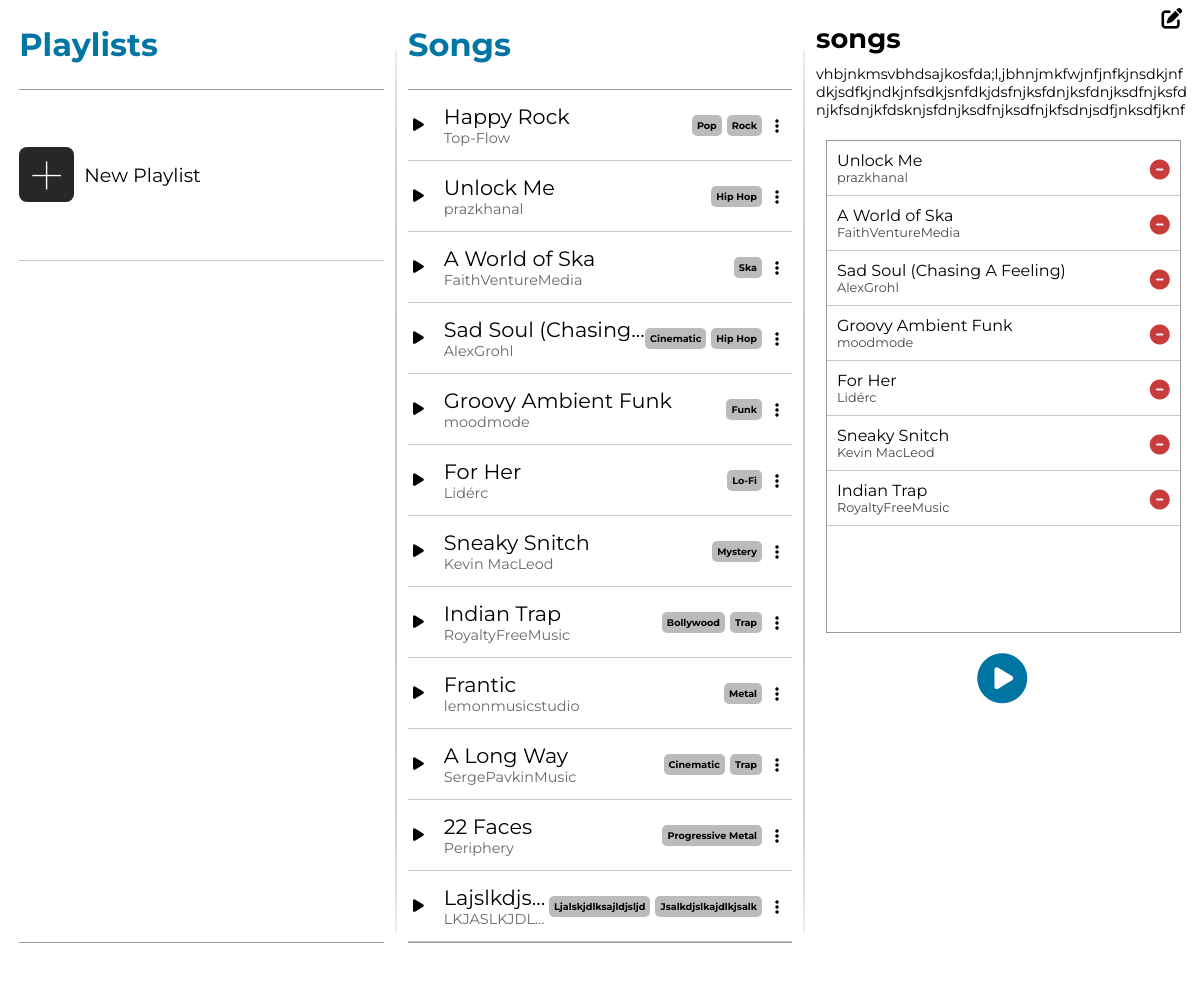
The page /iframetest/5/ on the database its author committed.
### app/models.py (models this page shows, shortened)
class Song(models.Model):
    title = models.CharField(max_length=35)
    song_file = models.FileField(upload_to='')
    artist = models.ManyToManyField(Artist) # type: ignore
    genre = models.ManyToManyField(Genre) # type: ignore

class Artist(models.Model):
    name = models.CharField(max_length=30)
    def __str__(self):
        return self.name

class Genre(models.Model):
    name = models.CharField(max_length=20)

class Playlist(models.Model):
    name = models.CharField(max_length=30)
    songs = models.ManyToManyField(Song) # type: ignore
    description = models.CharField(max_length=150, null=True, blank=True)
    created_by = models.ForeignKey(User, on_delete=models.CASCADE)

### app/views.py (the view, shortened to what this page needs)
# urls.py: path('iframetest/<str:playlistID>/', home_frame, name='ift'),
def home_frame(req: HttpRequest, playlistID:str) -> HttpResponse:
    songs = Song.objects.all()
    songForm = AddSongForm()
    playlistForm = None
    playlists = None
    if req.user.is_authenticated:
        playlistForm = NewPlaylistForm()
        playlists = req.user.playlist_set.all() # type: ignore
    try:
        playlistInfo = Playlist.objects.get(pk=playlistID)
    except:
        playlistInfo = None
    context = {'songs': songs, 'playlistForm': playlistForm, 'songForm': songForm, 'playlists': playlists, 'playlistInfo': playlistInfo} # type: ignore
    return render(req, 'add-playlist.html', context) # type: ignore

### app/templates/add-playlist.html (shortened to what this page needs)
{% extends "homepageiframe.html" %}

### app/templates/homepageiframe.html (shortened to what this page needs)
{% load static %}
<!DOCTYPE html>
<html lang="en">
    <head>
        <link rel="stylesheet" href="{% static "styles.css" %}">
    </head>
    <body>
        <div id='user-interface-wrapper'>
            <div class="ui-container">
                <div id="playlistOverallContainer">
                    <div id="playlistcontainerHeader">
                        <h1>Playlists</h1>
                    </div>
                    <div id='playlists-container'>
                        <div id='gridifier'>
                            <div class='playlist-wrapper'>
                                <div id="new-playlist" class='playlist-button'>
                                    <div class='playlist-icon-wrapper'>
                                        <div id='new-playlist-icon'>+</div>
                                    </div>
                                    <div class='playlist-text-wrapper'>
                                        <p class='playlist-text'>New Playlist</p>
                                    </div>
                                </div>
                            </div>
                            <button id="playlistBtn"></button>
                        </div>
                    </div>
                    <div id='playlistcontFooter'>
                    </div>
                </div>
                <div class='br'></div>
                <div class='songsOverallContainer' style="{% if playlistInfo %}width: 32%{% else %}width: 64%; margin-right: 2.5%{% endif %}">
                    <div id='songsContainerHeader'>
                        <h1>Songs</h1>
                    </div>
                    <div id='songs-container'>
                        {% for song in songs %}
                        <div class="song-wrapper">
                            <div class='songMetaBtn'>
                                <i class="songPlayBtn fa-solid fa-play"><song class="{% for artist in song.artist.all %}{{artist}}{% endfor %}" title={{song.song_file.url}} style='display: none'>{{song.title}}</song></i>
                                <div class='songTitleArtist'>
                                    <div class='songObject songTitle' title={{song.song_file.url}}>{{song.title}}</div>
                                    <div class='songArtist'>{% for artist in song.artist.all %}<span class='artistSpan'>{{artist.name}}</span>{% endfor %}</div>
                                </div>
                            </div>
                            <div class='songGenrePlaylistBtn'>
                                <div class='songGenres'>{% for genre in song.genre.all %}<span class='genreTag'>{{genre.name}}</span>{% endfor %}</div>
                                <div class='ellipsis-box'><i class="fa-solid fa-ellipsis-vertical"></i></div>
                            </div>
                        </div>
                        {% endfor %}
                    </div>
                    <div id='songsContainerFooter'></div>
                </div>
                {% if playlistInfo %}
                <div class='br'></div>
                <div id='playlist-view-container'>
                    <div id="playlistViewHeader" class='playlistViewHeaderForm'>
                        <i id='updateBtn' class="fa-solid fa-pen-to-square"></i>
                        <h1 id='playlistViewTitle'>{{playlistInfo.name}}</h1>
                        <p id='playlistViewDesc'>{{playlistInfo.description}}</p>
                    </div>
                    <div id='playlistViewSongContainer'>
                        {% for song in playlistInfo.songs.all %}
                            <form method='POST' action='' class='playlistViewSong'>
                                <div class='playlistViewArtistTitle'>
                                    <p class='playlistViewTitle'>{{song.title}}</p>
                                    {% for artist in song.artist.all %}
                                        <p class='playlistViewArtist'>{{artist.name}}</p>
                                    {% endfor %}
                                </div>
                                <button type="submit" name='Remove Song' value='Submit' class='minusBtn'><i class="fa-solid fa-circle-minus"></i></button>
                            </form>
                        {% endfor %}
                    </div>
                    <div id='playlistPlayBtnWrap'>
                        <i class="fa-solid fa-circle-play" id='playlistPlayBtn'>
                        </i>
                    </div>
                </div>
                {% endif %}
            </div>
        </div>
    </body>
</html>

### rows shown on the page
Song: title "Happy Rock"
Artist: name "Top-Flow"
Genre: name "Pop"
Genre: name "Rock"
Song: title "Unlock Me"
Artist: name "prazkhanal"
Genre: name "Hip Hop"
Song: title "A World of Ska"
Artist: name "FaithVentureMedia"
Genre: name "Ska"
Song: title "Sad Soul (Chasing…", title "Sad Soul (Chasing A Feeling)"
Artist: name "AlexGrohl"
Genre: name "Cinematic"
Song: title "Groovy Ambient Funk"
Artist: name "moodmode"
Genre: name "Funk"
Song: title "For Her"
Artist: name "Lidérc"
Genre: name "Lo-Fi"
Song: title "Sneaky Snitch"
Artist: name "Kevin MacLeod"
Genre: name "Mystery"
Song: title "Indian Trap"
Artist: name "RoyaltyFreeMusic"
Genre: name "Bollywood"
Genre: name "Trap"
Song: title "Frantic"
Artist: name "lemonmusicstudio"
Genre: name "Metal"
Song: title "A Long Way"
Artist: name "SergePavkinMusic"
Song: title "22 Faces"
Artist: name "Periphery"
Genre: name "Progressive Metal"
Song: title "Lajslkdjs…"
Artist: name "LKJASLKJDL…"
Genre: name "Ljalskjdlksajldjsljd"
Genre: name "Jsalkdjslkajdlkjsalk"
Playlist: name "songs", description "vhbjnkmsvbhdsajkosfda;l,jbhnjmkfwjnfjnfkjnsdkjnfdkjsdfkjndkjnfsdkjsnfdkjdsfnjksfdnjksfdnjksdfnjksfdnjkfsdnjkfdsknjsfdnjksdfnjksdfnjkfsdnjsdfjnksdfjknf"
